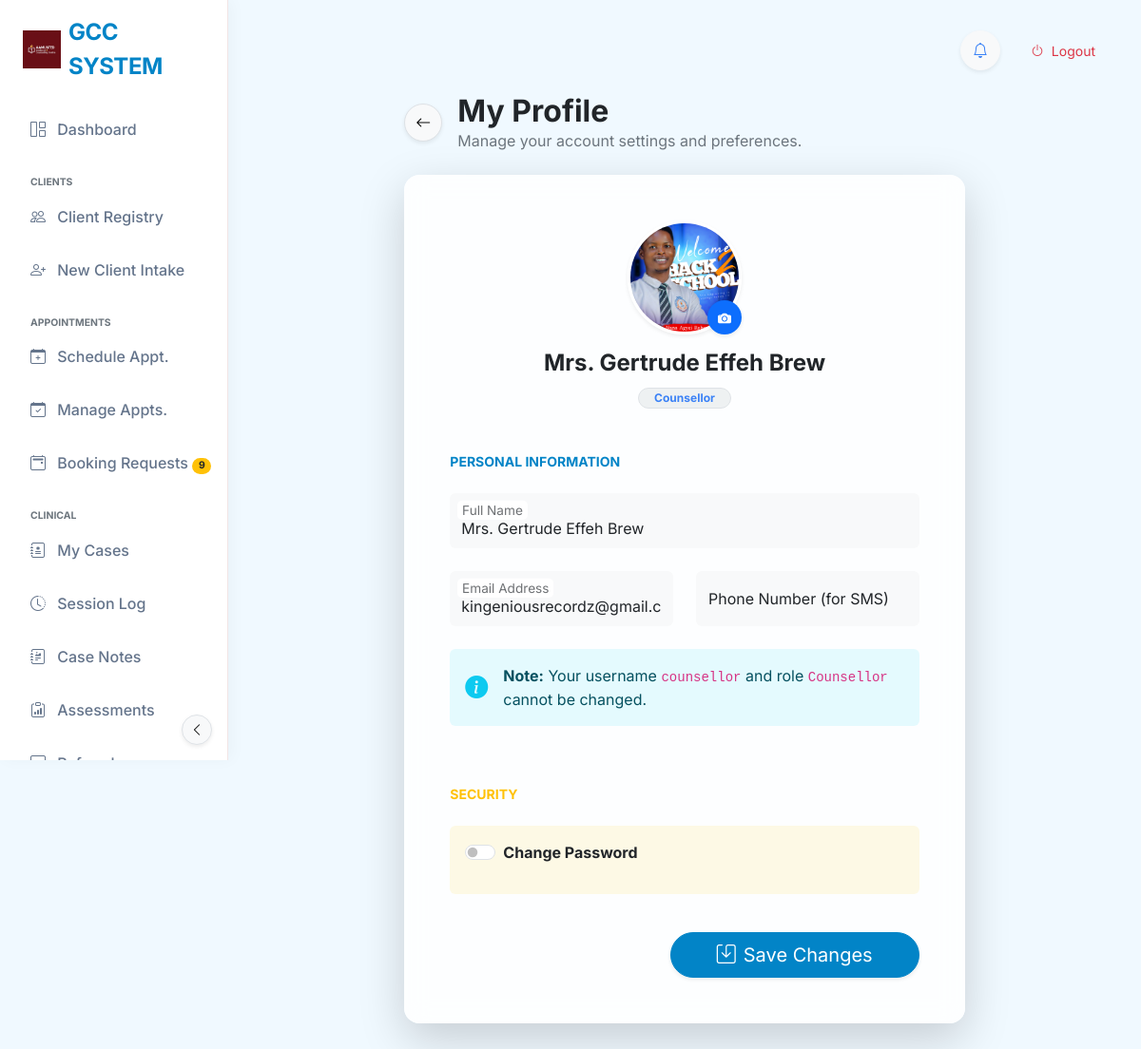
/profile (signed in), run on an earlier commit of the app's database.
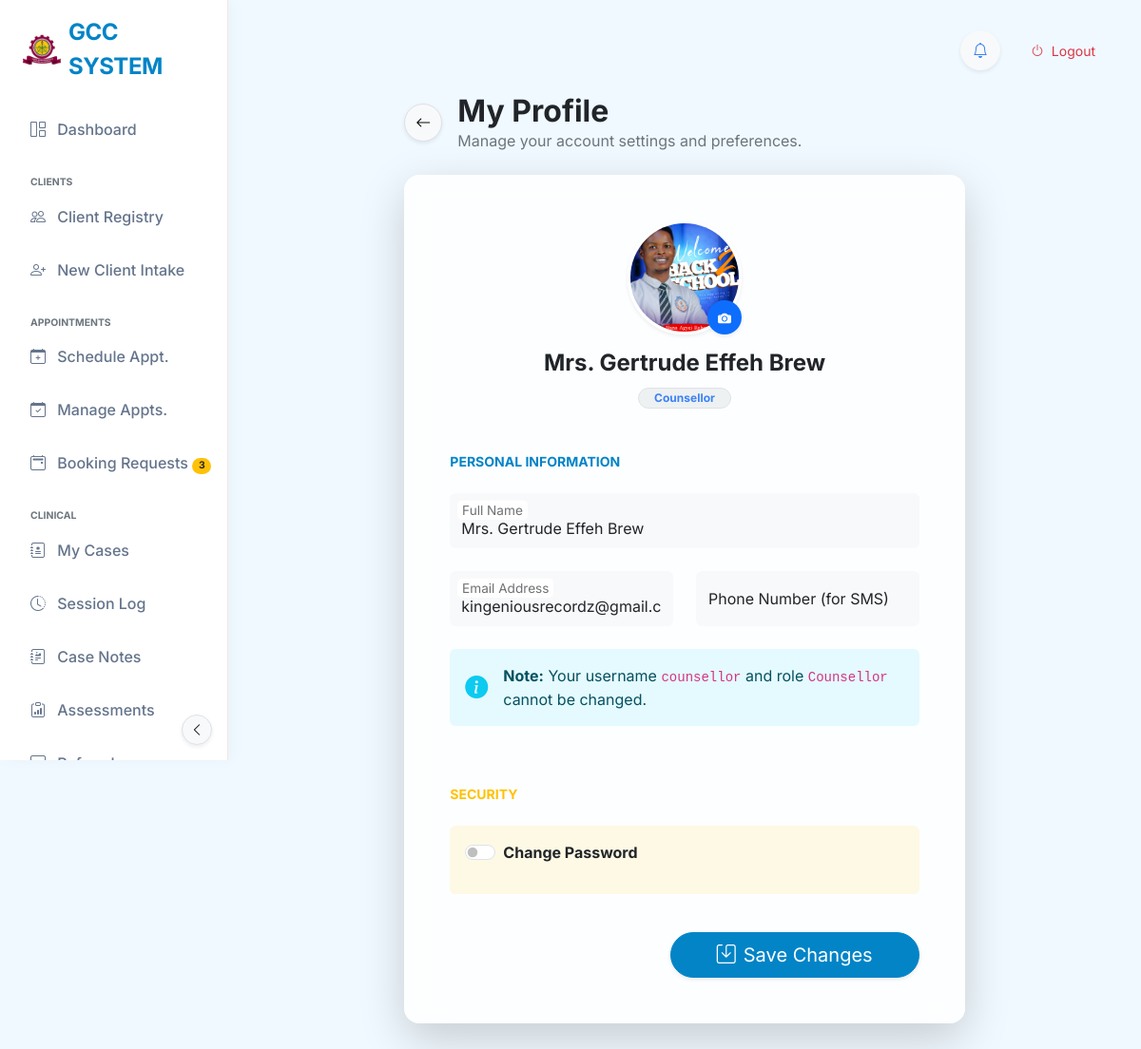
And on a later commit of the database.
### tables this page shows
CREATE TABLE app_settings (
            id INTEGER PRIMARY KEY AUTOINCREMENT,
            setting_name TEXT NOT NULL UNIQUE,
            setting_value TEXT
        , updated_at TIMESTAMP, global_id TEXT, last_synced_at TEXT, is_deleted BOOLEAN DEFAULT 0);

CREATE TABLE users (
            id INTEGER PRIMARY KEY AUTOINCREMENT,
            username TEXT NOT NULL UNIQUE,
            password_hash TEXT NOT NULL,
            full_name TEXT,
            role TEXT NOT NULL, -- 'Secretary', 'Counsellor', 'Admin'
            last_login TIMESTAMP,
            created_at TIMESTAMP DEFAULT CURRENT_TIMESTAMP
        , phone TEXT, email TEXT, profile_pic TEXT);

### app.py (the view, shortened to what this page needs)
@app.route('/profile', methods=['GET', 'POST'])
@login_required
def profile():
    conn = get_db_connection()
    user = conn.execute('SELECT * FROM users WHERE id = ?',
                        (session.get('user_id'),)).fetchone()
    conn.close()
    return render_template('profile.html', user=user)

### templates/profile.html (shortened to what this page needs)
{% extends "base_modern.html" %}
{% block content %}
<div class="row justify-content-center">
    <div class="col-lg-8">
        <div class="d-flex align-items-center mb-4">
            <a href="javascript:history.back()" class="btn btn-light border rounded-circle shadow-sm me-3"
                style="width: 40px; height: 40px; display: flex; align-items: center; justify-content: center;">
                <i class="bi bi-arrow-left"></i>
            </a>
            <div>
                <h2 class="fw-bold mb-0 text-dark">My Profile</h2>
                <p class="text-muted mb-0">Manage your account settings and preferences.</p>
            </div>
        </div>
        <div class="card card-glass border-0 shadow-lg">
            <div class="card-body p-5">
                <form action="{{ url_for('profile') }}" method="POST" enctype="multipart/form-data">
                    <div class="text-center mb-5">
                        <div class="position-relative d-inline-block">
                            {% if user.profile_pic %}
                            <img src="{{ url_for('static', filename='profile_pics/' + user.profile_pic) }}"
                                class="rounded-circle shadow-sm border border-3 border-white"
                                style="width: 120px; height: 120px; object-fit: cover;" id="profileImagePreview">
                            {% else %}
                            <div class="rounded-circle bg-light d-flex align-items-center justify-content-center shadow-inner text-secondary border"
                                style="width: 120px; height: 120px; font-size: 3rem;" id="profileImagePreview">
                                {{ user.full_name[:1].upper() }}
                            </div>
                            {% endif %}
                            <label for="profileUpload"
                                class="position-absolute bottom-0 end-0 bg-primary text-white rounded-circle shadow-sm p-2 cursor-pointer hover-scale"
                                style="width: 36px; height: 36px; display: flex; align-items: center; justify-content: center; cursor: pointer;">
                                <i class="bi bi-camera-fill small"></i>
                            </label>
                        </div>
                        <h4 class="mt-3 fw-bold">{{ user.full_name }}</h4>
                        <span class="badge bg-secondary bg-opacity-10 text-secondary border rounded-pill px-3">{{
                            user.role }}</span>
                    </div>
                    <h5 class="fw-bold text-primary mb-4 text-uppercase small letter-spacing-1">Personal Information
                    </h5>
                    <div class="row g-4 mb-5">
                        <div class="col-md-12">
                            <div class="form-floating">
                                <input type="text" class="form-control bg-light border-0" id="fullName" name="full_name"
                                    placeholder="Full Name" value="{{ user.full_name or '' }}" required>
                                <label for="fullName">Full Name</label>
                            </div>
                        </div>
                        <div class="col-md-6">
                            <div class="form-floating">
                                <input type="email" class="form-control bg-light border-0" id="email" name="email"
                                    placeholder="name@example.com" value="{{ user.email or '' }}">
                                <label for="email">Email Address</label>
                            </div>
                        </div>
                        <div class="col-md-6">
                            <div class="form-floating">
                                <input type="tel" class="form-control bg-light border-0" id="phone" name="phone"
                                    placeholder="Phone Number" value="{{ user.phone or '' }}">
                                <label for="phone">Phone Number (for SMS)</label>
                            </div>
                        </div>
                        <div class="col-12">
                            <div class="alert alert-info border-0 bg-info bg-opacity-10 d-flex align-items-center">
                                <i class="bi bi-info-circle-fill text-info me-3 fs-4"></i>
                                <div>
                                    <strong>Note:</strong> Your username <code>{{ user.username }}</code> and role
                                    <code>{{ user.role }}</code> cannot be changed.
                                </div>
                            </div>
                        </div>
                    </div>
                    <h5 class="fw-bold text-warning mb-4 text-uppercase small letter-spacing-1">Security</h5>
                    <div class="card bg-warning bg-opacity-10 border-0 mb-4">
                        <div class="card-body">
                            <div class="form-check form-switch mb-3">
                                <input class="form-check-input" type="checkbox" id="changePasswordSwitch"
                                    onchange="togglePasswordFields()">
                                <label class="form-check-label fw-bold" for="changePasswordSwitch">Change
                                    Password</label>
                            </div>
                        </div>
                    </div>
                    <div class="d-flex justify-content-end pt-3">
                        <button type="submit" class="btn btn-primary btn-lg shadow-sm px-5 rounded-pill">
                            <i class="bi bi-save me-2"></i>Save Changes
                        </button>
                    </div>
                </form>
            </div>
        </div>
    </div>
</div>
{% endblock %}

### templates/base_modern.html (shortened to what this page needs)
<!DOCTYPE html>
<html lang="en">
<head>
    <link href="https://cdn.jsdelivr.net/npm/bootstrap@5.3.0/dist/css/bootstrap.min.css" rel="stylesheet">
    <link rel="stylesheet" href="https://cdn.jsdelivr.net/npm/bootstrap-icons@1.10.0/font/bootstrap-icons.css">
    <link rel="stylesheet" href="{{ url_for('static', filename='css/modern_theme.css') }}?v=2.1">
</head>
<body data-theme="{{ settings.get('active_theme', 'default') }}">
    <nav class="sidebar-glass d-flex flex-column flex-shrink-0 p-3" id="sidebar">
        <div class="mb-4">
            <a href="/" class="d-flex align-items-center link-dark text-decoration-none logo-container ps-2">
                {% if settings.logo_url %}
                <img src="{{ settings.logo_url }}" class="me-2"
                    style="max-height: 40px; max-width: 40px; object-fit: contain;">
                {% else %}
                <div class="bg-gradient p-2 rounded-3 me-2" style="background: maroon; color: white;">
                    <i class="bi bi-heart-pulse-fill fs-4"></i>
                </div>
                {% endif %}
                <span class="fs-4 fw-bold sidebar-header-text" style="letter-spacing: -0.02em; color: var(--brand-primary);">{{ settings.get('system_name', 'USTED SYSTEM') }}</span>
            </a>
        </div>
        <ul class="nav nav-pills flex-column mb-auto">
            <li class="nav-item">
                <a href="{{ url_for('dashboard') }}"
                    class="nav-link {% if request.endpoint == 'dashboard' %}active{% endif %}" title="Dashboard"
                    data-bs-toggle="tooltip" data-bs-placement="right">
                    <i class="bi bi-grid-1x2 me-2"></i> <span>Dashboard</span>
                </a>
            </li>
            {% if session.get('role') in ['Secretary', 'Admin', 'Counsellor', 'Counselor'] %}
            <li class="mt-3 text-uppercase small text-muted fw-bold ps-3 mb-1 nav-category-header" style="font-size:0.65rem;">Clients</li>
            <li>
                <a href="{{ url_for('students') }}"
                    class="nav-link {% if 'student' in request.endpoint and 'intake' not in request.endpoint %}active{% endif %}"
                    title="Client Registry" data-bs-toggle="tooltip" data-bs-placement="right">
                    <i class="bi bi-people me-2"></i> <span>Client Registry</span>
                </a>
            </li>
            <li>
                <a href="{{ url_for('intake') }}"
                    class="nav-link {% if 'intake' in request.endpoint %}active{% endif %}" title="New Client Intake"
                    data-bs-toggle="tooltip" data-bs-placement="right">
                    <i class="bi bi-person-plus me-2"></i> <span>New Client Intake</span>
                </a>
            </li>
            <li class="mt-3 text-uppercase small text-muted fw-bold ps-3 mb-1 nav-category-header" style="font-size:0.65rem;">Appointments</li>
            <li>
                <a href="{{ url_for('appointment') }}"
                    class="nav-link {% if request.endpoint == 'appointment' %}active{% endif %}"
                    title="Schedule Appointment" data-bs-toggle="tooltip" data-bs-placement="right">
                    <i class="bi bi-calendar-plus me-2"></i> <span>Schedule Appt.</span>
                </a>
            </li>
            <li>
                <a href="{{ url_for('manage_appointments') }}"
                    class="nav-link {% if 'manage_appointments' in request.endpoint %}active{% endif %}"
                    title="Manage Appointments" data-bs-toggle="tooltip" data-bs-placement="right">
                    <i class="bi bi-calendar-check me-2"></i> <span>Manage Appts.</span>
                </a>
            </li>
            <li>
                <a href="/admin/bookings"
                    class="nav-link {% if 'bookings' in request.endpoint %}active{% endif %}" title="Booking Requests"
                    data-bs-toggle="tooltip" data-bs-placement="right">
                    <i class="bi bi-calendar2-event me-2"></i>
                    <span>Booking Requests</span>
                    {% if latest_booking_count and latest_booking_count > 0 %}
                    <span class="badge rounded-pill bg-warning text-dark ms-auto" style="font-size:0.65rem;">{{ latest_booking_count }}</span>
                    {% endif %}
                </a>
            </li>
            {% endif %}
            {% if (session.get('role') or '')|trim in ['Counsellor', 'Counselor', 'Admin'] %}
            <li class="mt-3 text-uppercase small text-muted fw-bold ps-3 mb-1 nav-category-header" style="font-size:0.65rem;">Clinical</li>
            <li>
                <a href="{{ url_for('my_cases') }}"
                    class="nav-link {% if 'my_cases' in request.endpoint %}active{% endif %}" title="My Cases"
                    data-bs-toggle="tooltip" data-bs-placement="right">
                    <i class="bi bi-journal-medical me-2"></i> <span>My Cases</span>
                </a>
            </li>
            <li>
                <a href="{{ url_for('sessions_list') }}"
                    class="nav-link {% if 'session' in request.endpoint and 'case' not in request.endpoint %}active{% endif %}"
                    title="Session Log" data-bs-toggle="tooltip" data-bs-placement="right">
                    <i class="bi bi-clock-history me-2"></i> <span>Session Log</span>
                </a>
            </li>
            <li>
                <a href="{{ url_for('case_notes_list') }}"
                    class="nav-link {% if 'case_notes' in request.endpoint %}active{% endif %}" title="Case Notes"
                    data-bs-toggle="tooltip" data-bs-placement="right">
                    <i class="bi bi-journal-richtext me-2"></i> <span>Case Notes</span>
                </a>
            </li>
            <li>
                <a href="{{ url_for('dass21_list') }}"
                    class="nav-link {% if 'dass21' in request.endpoint %}active{% endif %}" title="Assessments"
                    data-bs-toggle="tooltip" data-bs-placement="right">
                    <i class="bi bi-clipboard-data me-2"></i> <span>Assessments</span>
                </a>
            </li>
            <li>
                <a href="{{ url_for('all_referrals') }}"
                    class="nav-link {% if 'referral' in request.endpoint %}active{% endif %}" title="Referrals"
                    data-bs-toggle="tooltip" data-bs-placement="right">
                    <i class="bi bi-arrow-up-right-square me-2"></i> <span>Referrals</span>
                </a>
            </li>
            {% endif %}
        </ul>
                    {% set role_labels = {'Secretary': 'Desk Administrator', 'Admin': 'System Administrator', 'Counsellor': 'Counsellor', 'Counselor': 'Counsellor'} %}
                    {% set display_name = session.get('full_name', 'User') %}
                    {% if display_name.strip().lower() in ['secretary', 'admin', 'counsellor', 'counselor'] %}
                        {% set display_name = role_labels.get(session.get('role'), display_name) %}
                    {% endif %}
        <button
            class="btn btn-sm btn-light border position-absolute bottom-0 end-0 m-3 rounded-circle shadow-sm d-none d-md-flex align-items-center justify-content-center"
            id="sidebarToggle" style="width: 32px; height: 32px; z-index: 1050;">
            <i class="bi bi-chevron-left"></i>
        </button>
    </nav>
    <main class="main-content">
        <div class="d-flex justify-content-between align-items-center mb-4 gap-3">
            <div class="d-flex align-items-center gap-3">
                <div class="dropdown">
                    <button class="btn btn-light rounded-circle position-relative shadow-sm" type="button"
                        id="notifDropdown" data-bs-toggle="dropdown" aria-expanded="false"
                        style="width: 42px; height: 42px;">
                        <i class="bi bi-bell text-secondary"></i>
                    </button>
                </div>
                <a href="{{ url_for('logout') }}" class="btn btn-outline-danger border-0 btn-sm rounded-pill px-3">
                    <i class="bi bi-power me-1"></i> Logout
                </a>
            </div>
        </div>
        {% block content %}{% endblock %}
    </main>
</body>
</html>

What changed in the data, as far as the page shows it:
changed app_settings (number 1 of 2 on the later page): logo_url: a different picture
Also different on the page:
{{ latest_booking_count }}: "9" → "3"
